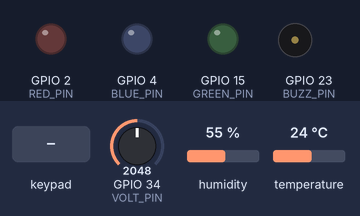
This sketch was run on a simulated ESP32. Shown: output pins drawn as LEDs (lit = HIGH), buzzer (waves = sounding, pin HIGH). The inputs (shaded band) are chosen by the test bench; at power-on: GPIO 34 (VOLT_PIN) = 2048, humidity 55 %, temperature 24 °C. WiFi joins after 1.5 s; servers stay silent unless stated; uploads are accepted with an empty reply; what the sketch prints to the serial monitor is not drawn.

Above: at 3.7 s.
3.8 s: keypad keys 0 0 0 0 0 0 1 0 pressed 0.4 s apart
At 6.4 s:
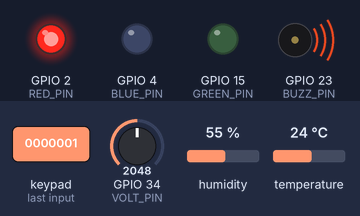
At 10.25 s:
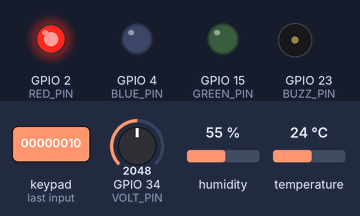
Timing chart, 0 to 14.5 s (numbered marks = the images above; inputs shaded):
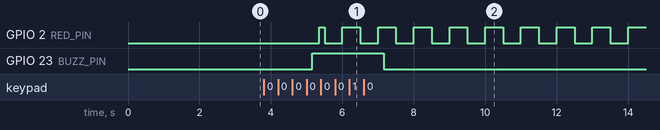

The sketch:

DOMITIX_esp.ino
```cpp
#include <Keypad.h>
#include "DHT.h"
#include <WiFi.h>
#include <HTTPClient.h>

// ── ✏️ À MODIFIER ─────────────────────────────────────────────────
const char* WIFI_SSID   = "Redmi 10";
const char* WIFI_PASS   = "00000010";
const char* SERVER_IP   = "10.217.171.100";
const char* SERVER_PATH = "/DOMITIX";
// ─────────────────────────────────────────────────────────────────

const char* API_SECRET = "ESP32SECRET";

#define GREEN_PIN  15
#define RED_PIN     2
#define BLUE_PIN    4
#define BUZZ_PIN   23
#define VOLT_PIN   34
#define DHT_PIN    19
#define DHT_TYPE   DHT11

DHT dht(DHT_PIN, DHT_TYPE);

#define PWM_FREQ       5000
#define PWM_RESOLUTION 8

const byte ROWS = 4, COLS = 4;
char keys[ROWS][COLS] = {
  {'1','2','3','A'}, {'4','5','6','B'},
  {'7','8','9','C'}, {'*','0','#','D'}
};
byte rowPins[ROWS] = {32, 33, 25, 26};
byte colPins[COLS]  = {27, 14, 12, 13};
Keypad keypad = Keypad(makeKeymap(keys), rowPins, colPins, ROWS, COLS);

String doorCode  = "1234";
String inputCode = "";
int    attempts  = 0;
bool   isLocked  = false;
unsigned long lockStart = 0, lockDuration = 0;
String susCode = "";
int    sameSus = 0;

bool buzzerOn = false;
unsigned long buzzStart = 0;
#define BUZZ_DURATION 2000

float temperature = NAN, humidity = NAN, voltage = 0.0;

unsigned long lastSensor = 0;
unsigned long lastPush   = 0;
unsigned long lastPoll   = 0;
unsigned long lastBlink  = 0;
#define T_SENSOR  2000
#define T_PUSH   10000
#define T_POLL    1000

String currentBlueLevel = "off";

// ════════════════════════════════════════════════════════════════
String buildURL(String endpoint) {
  return "http://" + String(SERVER_IP) + String(SERVER_PATH) + "/" + endpoint;
}

void setBlueLED(String level) {
  if (level == currentBlueLevel) return;
  int duty = 0;
  if      (level == "low")    duty = 85;
  else if (level == "medium") duty = 170;
  else if (level == "high")   duty = 255;
  ledcWrite(BLUE_PIN, duty);
  currentBlueLevel = level;
  Serial.println("LED bleue: " + level + " PWM=" + String(duty));
}

void setupWiFi() {
  Serial.print("Connexion WiFi");
  WiFi.mode(WIFI_STA);
  WiFi.begin(WIFI_SSID, WIFI_PASS);
  int t = 0;
  while (WiFi.status() != WL_CONNECTED && t < 30) {
    delay(500); Serial.print("."); t++;
  }
  if (WiFi.status() == WL_CONNECTED)
    Serial.println("\nWiFi OK: " + WiFi.localIP().toString());
  else
    Serial.println("\nWiFi ECHEC!");
}

void pushData(String event, String stat, String codeUsed,
              int locked, int lockRemain, int att) {
  if (WiFi.status() != WL_CONNECTED) return;
  HTTPClient http;
  http.begin(buildURL("fetch_data.php?action=push"));
  http.addHeader("Content-Type", "application/x-www-form-urlencoded");
  http.setTimeout(2000);
  String body = "key=" + String(API_SECRET);
  body += "&temperature=" + (isnan(temperature) ? String("") : String(temperature, 2));
  body += "&humidity="    + (isnan(humidity)    ? String("") : String(humidity, 2));
  body += "&voltage="     + String(voltage, 3);
  body += "&is_locked="   + String(locked);
  body += "&lock_remain=" + String(lockRemain);
  body += "&attempts="    + String(att);
  if (event.length())    body += "&event="  + event;
  if (stat.length())     body += "&status=" + stat;
  if (codeUsed.length()) body += "&code="   + codeUsed;
  int resp = http.POST(body);
  Serial.println(resp == 200 ? "Push OK" : "Push FAIL HTTP " + String(resp));
  http.end();
}

void pollCommands() {
  if (WiFi.status() != WL_CONNECTED) return;
  HTTPClient http;
  String url = buildURL("fetch_data.php?action=get_commands&key=") + String(API_SECRET);
  http.begin(url);
  http.setTimeout(2000);
  int httpCode = http.GET();
  if (httpCode == 200) {
    String p = http.getString();
    Serial.println("CMD: " + p);

    digitalWrite(GREEN_PIN, p.indexOf("\"led_green\":1") >= 0 ? HIGH : LOW);
    digitalWrite(RED_PIN,   p.indexOf("\"led_red\":1")   >= 0 ? HIGH : LOW);

    if (p.indexOf("\"alarm_active\":1") >= 0 && !buzzerOn) {
      digitalWrite(BUZZ_PIN, HIGH);
      buzzerOn = true;
      buzzStart = millis();
      Serial.println("BUZZER ON");
    }

    if      (p.indexOf("\"led_blue_level\":\"high\"")   >= 0) setBlueLED("high");
    else if (p.indexOf("\"led_blue_level\":\"medium\"") >= 0) setBlueLED("medium");
    else if (p.indexOf("\"led_blue_level\":\"low\"")    >= 0) setBlueLED("low");
    else if (p.indexOf("\"led_blue_level\":\"off\"")    >= 0) setBlueLED("off");

    // Mise à jour code porte
    int idx = p.indexOf("\"door_code\":\"");
    if (idx >= 0) {
      int s = idx + 13;
      int e = p.indexOf("\"", s);
      if (e > s) {
        String nc = p.substring(s, e);
        if (nc.length() >= 4 && nc != doorCode) {
          doorCode = nc;
          Serial.println("NOUVEAU CODE: " + doorCode);
        }
      }
    }
  } else {
    Serial.println("Poll FAIL HTTP " + String(httpCode));
  }
  http.end();
}

// ════════════════════════════════════════════════════════════════
void setup() {
  Serial.begin(115200);
  delay(500);

  pinMode(GREEN_PIN, OUTPUT);
  pinMode(RED_PIN,   OUTPUT);
  pinMode(BUZZ_PIN,  OUTPUT);
  pinMode(VOLT_PIN,  INPUT);
  digitalWrite(GREEN_PIN, LOW);
  digitalWrite(RED_PIN,   LOW);
  digitalWrite(BUZZ_PIN,  LOW);

  ledcAttach(BLUE_PIN, PWM_FREQ, PWM_RESOLUTION);
  ledcWrite(BLUE_PIN, 0);

  dht.begin();

  Serial.println("================================");
  Serial.println("  ESP32 SecurePanel v3.1");
  Serial.println("  Code: " + doorCode);
  Serial.println("================================");

  setupWiFi();
  delay(300);
  pollCommands(); // Premier poll pour récupérer le code
  Serial.println("Pret — entrez code:");
}

// ════════════════════════════════════════════════════════════════
void loop() {
  unsigned long now = millis();

  // Buzzer timeout
  if (buzzerOn && now - buzzStart >= BUZZ_DURATION) {
    digitalWrite(BUZZ_PIN, LOW);
    buzzerOn = false;
    Serial.println("Buzzer OFF");
  }

  // Lockout — sans goto, utilise un flag
  if (isLocked) {
    long remain = (long)(lockDuration - (now - lockStart)) / 1000;
    if (remain > 0) {
      if (now - lastBlink >= 1000) {
        lastBlink = now;
        Serial.println("BLOQUE " + String(remain) + "s");
      }
      digitalWrite(RED_PIN, (now / 500) % 2 == 0 ? HIGH : LOW);
    } else {
      isLocked = false;
      digitalWrite(RED_PIN, LOW);
      Serial.println("DEBLOQUE");
    }
  } else {
    // Keypad — seulement si pas bloqué
    char key = keypad.getKey();
    if (key) {
      if (key == '*') {
        inputCode = "";
        Serial.println("Reset");
      } else {
        inputCode += key;
        Serial.print("*");
        delay(150);
      }
    }

    if (inputCode.length() == 4) {
      Serial.println("\nCode: " + inputCode);
      if (inputCode == doorCode) {
        digitalWrite(GREEN_PIN, HIGH);
        Serial.println("ACCES ACCORDE");
        delay(800);
        digitalWrite(GREEN_PIN, LOW);
        attempts = 0; sameSus = 0;
        pushData("Keypad Entry", "success", inputCode, 0, 0, 0);
      } else {
        attempts++;
        digitalWrite(BUZZ_PIN, HIGH);
        buzzStart = millis(); buzzerOn = true;
        Serial.println("MAUVAIS CODE tentative " + String(attempts));

        if (inputCode == susCode) sameSus++;
        else { sameSus = 1; susCode = inputCode; }

        if      (sameSus >= 3)  lockDuration = 60000;
        else if (attempts == 1) lockDuration = 15000;
        else if (attempts == 2) lockDuration = 30000;
        else { lockDuration = 60000; attempts = 0; }

        Serial.println("BLOQUE " + String(lockDuration/1000) + "s");
        lockStart = millis(); isLocked = true;
        pushData("Keypad Entry", "fail", inputCode, 1, lockDuration/1000, attempts);
      }
      inputCode = "";
    }
  }

  // Capteurs toutes les 2s
  if (now - lastSensor >= T_SENSOR) {
    lastSensor = now;
    float t = dht.readTemperature();
    float h = dht.readHumidity();
    if (!isnan(t) && !isnan(h)) {
      temperature = t; humidity = h;
      Serial.printf("Temp:%.1fC Hum:%.1f%%\n", temperature, humidity);
    } else {
      Serial.println("DHT: pas de lecture");
    }
    int raw = analogRead(VOLT_PIN);
    voltage = raw * (3.3f / 4095.0f);
    Serial.printf("Tension:%.3fV raw=%d\n", voltage, raw);
  }

  // Envoi toutes les 10s
  if (now - lastPush >= T_PUSH) {
    lastPush = now;
    int rem = isLocked ? max(0L, (long)(lockDuration-(now-lockStart))/1000) : 0;
    pushData("", "", "", isLocked?1:0, rem, attempts);
  }

  // Poll toutes les 1s
  if (now - lastPoll >= T_POLL) {
    lastPoll = now;
    pollCommands();
  }
}
```

Measured:
- after the input at 3.8 s, GPIO 2 (RED_PIN): LOW → HIGH after 1.6 s, then repeats every 1.0 s: LOW 0.50 s, HIGH 0.50 s; GPIO 23 (BUZZ_PIN): LOW → HIGH after 1.4 s, → LOW 2.0 s later
